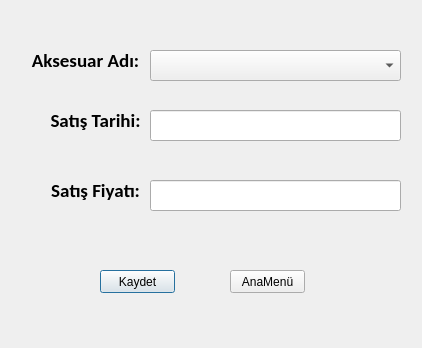
<?xml version="1.0" encoding="UTF-8"?>
<ui version="4.0">
 <class>AksesuarSatis</class>
 <widget class="QDialog" name="AksesuarSatis">
  <property name="geometry">
   <rect>
    <x>0</x>
    <y>0</y>
    <width>422</width>
    <height>348</height>
   </rect>
  </property>
  <property name="windowTitle">
   <string>Aksesuar Satış Formu</string>
  </property>
  <widget class="QLabel" name="label_5">
   <property name="geometry">
    <rect>
     <x>20</x>
     <y>40</y>
     <width>131</width>
     <height>41</height>
    </rect>
   </property>
   <property name="font">
    <font>
     <family>Calibri</family>
     <pointsize>14</pointsize>
     <weight>75</weight>
     <bold>true</bold>
    </font>
   </property>
   <property name="text">
    <string>Aksesuar Adı:</string>
   </property>
   <property name="alignment">
    <set>Qt::AlignCenter</set>
   </property>
  </widget>
  <widget class="QLabel" name="label_6">
   <property name="geometry">
    <rect>
     <x>30</x>
     <y>100</y>
     <width>131</width>
     <height>41</height>
    </rect>
   </property>
   <property name="font">
    <font>
     <family>Calibri</family>
     <pointsize>14</pointsize>
     <weight>75</weight>
     <bold>true</bold>
    </font>
   </property>
   <property name="text">
    <string>Satış Tarihi:</string>
   </property>
   <property name="alignment">
    <set>Qt::AlignCenter</set>
   </property>
  </widget>
  <widget class="QLabel" name="label_7">
   <property name="geometry">
    <rect>
     <x>30</x>
     <y>170</y>
     <width>131</width>
     <height>41</height>
    </rect>
   </property>
   <property name="font">
    <font>
     <family>Calibri</family>
     <pointsize>14</pointsize>
     <weight>75</weight>
     <bold>true</bold>
    </font>
   </property>
   <property name="text">
    <string>Satış Fiyatı:</string>
   </property>
   <property name="alignment">
    <set>Qt::AlignCenter</set>
   </property>
  </widget>
  <widget class="QPushButton" name="btn_Kaydet">
   <property name="geometry">
    <rect>
     <x>100</x>
     <y>270</y>
     <width>75</width>
     <height>23</height>
    </rect>
   </property>
   <property name="text">
    <string>Kaydet</string>
   </property>
  </widget>
  <widget class="QPushButton" name="btn_anamenu">
   <property name="geometry">
    <rect>
     <x>230</x>
     <y>270</y>
     <width>75</width>
     <height>23</height>
    </rect>
   </property>
   <property name="text">
    <string>AnaMenü</string>
   </property>
  </widget>
  <widget class="QComboBox" name="comboBox">
   <property name="geometry">
    <rect>
     <x>150</x>
     <y>50</y>
     <width>251</width>
     <height>31</height>
    </rect>
   </property>
  </widget>
  <widget class="QLineEdit" name="txt_Tarih">
   <property name="geometry">
    <rect>
     <x>150</x>
     <y>110</y>
     <width>251</width>
     <height>31</height>
    </rect>
   </property>
  </widget>
  <widget class="QLineEdit" name="txt_Fiyat">
   <property name="geometry">
    <rect>
     <x>150</x>
     <y>180</y>
     <width>251</width>
     <height>31</height>
    </rect>
   </property>
  </widget>
 </widget>
 <resources/>
 <connections/>
</ui>
